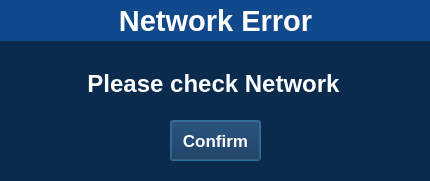
<?xml version="1.0" encoding="UTF-8"?>
<ui version="4.0">
 <class>Dialog_network</class>
 <widget class="QDialog" name="Dialog_network">
  <property name="windowModality">
   <enum>Qt::ApplicationModal</enum>
  </property>
  <property name="geometry">
   <rect>
    <x>0</x>
    <y>0</y>
    <width>430</width>
    <height>181</height>
   </rect>
  </property>
  <property name="windowTitle">
   <string>Dialog</string>
  </property>
  <property name="styleSheet">
   <string notr="true">background:rgb(10, 42, 78);
color:rgb(255, 255, 255);</string>
  </property>
  <property name="modal">
   <bool>true</bool>
  </property>
  <widget class="QLabel" name="label_2">
   <property name="geometry">
    <rect>
     <x>0</x>
     <y>0</y>
     <width>431</width>
     <height>41</height>
    </rect>
   </property>
   <property name="palette">
    <palette>
     <active>
      <colorrole role="WindowText">
       <brush brushstyle="SolidPattern">
        <color alpha="255">
         <red>255</red>
         <green>255</green>
         <blue>255</blue>
        </color>
       </brush>
      </colorrole>
      <colorrole role="Button">
       <brush brushstyle="SolidPattern">
        <color alpha="255">
         <red>17</red>
         <green>74</green>
         <blue>140</blue>
        </color>
       </brush>
      </colorrole>
      <colorrole role="Text">
       <brush brushstyle="SolidPattern">
        <color alpha="255">
         <red>255</red>
         <green>255</green>
         <blue>255</blue>
        </color>
       </brush>
      </colorrole>
      <colorrole role="ButtonText">
       <brush brushstyle="SolidPattern">
        <color alpha="255">
         <red>255</red>
         <green>255</green>
         <blue>255</blue>
        </color>
       </brush>
      </colorrole>
      <colorrole role="Base">
       <brush brushstyle="SolidPattern">
        <color alpha="255">
         <red>17</red>
         <green>74</green>
         <blue>140</blue>
        </color>
       </brush>
      </colorrole>
      <colorrole role="Window">
       <brush brushstyle="SolidPattern">
        <color alpha="255">
         <red>17</red>
         <green>74</green>
         <blue>140</blue>
        </color>
       </brush>
      </colorrole>
      <colorrole role="PlaceholderText">
       <brush brushstyle="SolidPattern">
        <color alpha="255">
         <red>255</red>
         <green>255</green>
         <blue>255</blue>
        </color>
       </brush>
      </colorrole>
     </active>
     <inactive>
      <colorrole role="WindowText">
       <brush brushstyle="SolidPattern">
        <color alpha="255">
         <red>255</red>
         <green>255</green>
         <blue>255</blue>
        </color>
       </brush>
      </colorrole>
      <colorrole role="Button">
       <brush brushstyle="SolidPattern">
        <color alpha="255">
         <red>17</red>
         <green>74</green>
         <blue>140</blue>
        </color>
       </brush>
      </colorrole>
      <colorrole role="Text">
       <brush brushstyle="SolidPattern">
        <color alpha="255">
         <red>255</red>
         <green>255</green>
         <blue>255</blue>
        </color>
       </brush>
      </colorrole>
      <colorrole role="ButtonText">
       <brush brushstyle="SolidPattern">
        <color alpha="255">
         <red>255</red>
         <green>255</green>
         <blue>255</blue>
        </color>
       </brush>
      </colorrole>
      <colorrole role="Base">
       <brush brushstyle="SolidPattern">
        <color alpha="255">
         <red>17</red>
         <green>74</green>
         <blue>140</blue>
        </color>
       </brush>
      </colorrole>
      <colorrole role="Window">
       <brush brushstyle="SolidPattern">
        <color alpha="255">
         <red>17</red>
         <green>74</green>
         <blue>140</blue>
        </color>
       </brush>
      </colorrole>
      <colorrole role="PlaceholderText">
       <brush brushstyle="SolidPattern">
        <color alpha="255">
         <red>255</red>
         <green>255</green>
         <blue>255</blue>
        </color>
       </brush>
      </colorrole>
     </inactive>
     <disabled>
      <colorrole role="WindowText">
       <brush brushstyle="SolidPattern">
        <color alpha="255">
         <red>255</red>
         <green>255</green>
         <blue>255</blue>
        </color>
       </brush>
      </colorrole>
      <colorrole role="Button">
       <brush brushstyle="SolidPattern">
        <color alpha="255">
         <red>17</red>
         <green>74</green>
         <blue>140</blue>
        </color>
       </brush>
      </colorrole>
      <colorrole role="Text">
       <brush brushstyle="SolidPattern">
        <color alpha="255">
         <red>255</red>
         <green>255</green>
         <blue>255</blue>
        </color>
       </brush>
      </colorrole>
      <colorrole role="ButtonText">
       <brush brushstyle="SolidPattern">
        <color alpha="255">
         <red>255</red>
         <green>255</green>
         <blue>255</blue>
        </color>
       </brush>
      </colorrole>
      <colorrole role="Base">
       <brush brushstyle="SolidPattern">
        <color alpha="255">
         <red>17</red>
         <green>74</green>
         <blue>140</blue>
        </color>
       </brush>
      </colorrole>
      <colorrole role="Window">
       <brush brushstyle="SolidPattern">
        <color alpha="255">
         <red>17</red>
         <green>74</green>
         <blue>140</blue>
        </color>
       </brush>
      </colorrole>
      <colorrole role="PlaceholderText">
       <brush brushstyle="SolidPattern">
        <color alpha="255">
         <red>255</red>
         <green>255</green>
         <blue>255</blue>
        </color>
       </brush>
      </colorrole>
     </disabled>
    </palette>
   </property>
   <property name="font">
    <font>
     <family>Arial</family>
     <pointsize>22</pointsize>
     <bold>true</bold>
    </font>
   </property>
   <property name="autoFillBackground">
    <bool>false</bool>
   </property>
   <property name="styleSheet">
    <string notr="true">background:rgb(17, 74, 140);
</string>
   </property>
   <property name="text">
    <string>Network Error</string>
   </property>
   <property name="alignment">
    <set>Qt::AlignCenter</set>
   </property>
  </widget>
  <widget class="QLabel" name="label">
   <property name="geometry">
    <rect>
     <x>83</x>
     <y>70</y>
     <width>261</width>
     <height>27</height>
    </rect>
   </property>
   <property name="font">
    <font>
     <family>Arial</family>
     <pointsize>18</pointsize>
     <bold>true</bold>
    </font>
   </property>
   <property name="text">
    <string>Please check Network</string>
   </property>
   <property name="alignment">
    <set>Qt::AlignCenter</set>
   </property>
  </widget>
  <widget class="QPushButton" name="ConfirmButton">
   <property name="geometry">
    <rect>
     <x>170</x>
     <y>120</y>
     <width>91</width>
     <height>41</height>
    </rect>
   </property>
   <property name="font">
    <font>
     <pointsize>13</pointsize>
     <bold>true</bold>
    </font>
   </property>
   <property name="styleSheet">
    <string notr="true">QPushButton {   
font-style:&quot;Arial&quot;;
background-color: rgb(8, 98, 202);
	color: rgb(255, 255, 255);
 border-style: solid;
 border-width:1px;
 border-radius:20px;
 border-color:  rgb(11, 42, 78);
border:2px groove gray;
padding:2px 2px;
 border: none;}
QPushButton:checked{
 background-color: rgb(11, 42, 78);
 };</string>
   </property>
   <property name="text">
    <string>Confirm</string>
   </property>
  </widget>
 </widget>
 <resources/>
 <connections/>
</ui>
